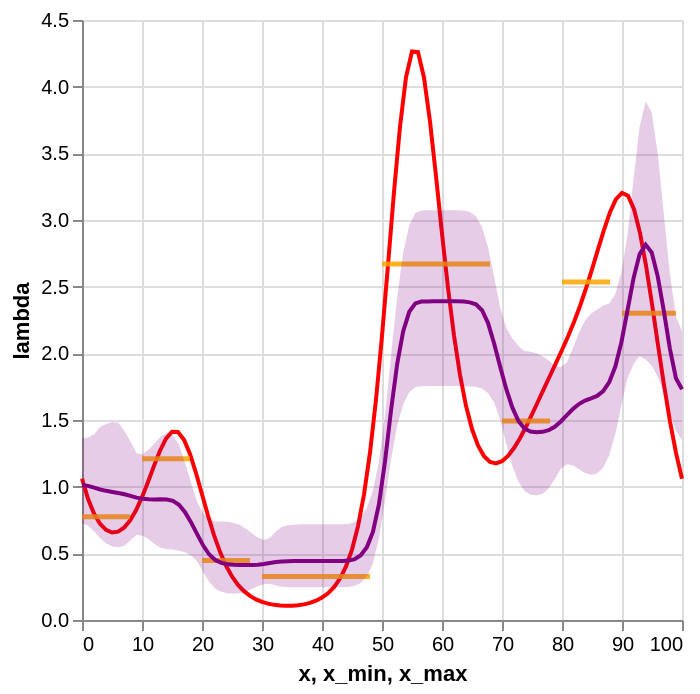

The notebook cell this image was saved under:
### Code cell
source_exp2 = summarize_posterior_lam(
    mcmc_samples, np.linspace(0, 100, 100), "2. Reduced Subspace"
)
plot_posterior_band(source_exp2, df_rates, df_expanded)

### Figure 1 — Vega-Lite specification as saved in the notebook (floating-point values rounded to 4 significant figures)
{"config": {"view": {"continuousWidth": 300, "continuousHeight": 300}}, "layer": [{"data": {"name": "data-57e9ce31636ad67c36e7dccf51564a34"}, "mark": {"type": "line", "color": "red"}, "encoding": {"x": {"field": "x", "type": "quantitative"}, "y": {"field": "lambda", "title": "lambda", "type": "quantitative"}}}, {"data": {"name": "data-76d7978c27708f3dc3c547466e9c4f48"}, "mark": {"type": "rule", "color": "orange", "opacity": 0.85, "strokeWidth": 2.5}, "encoding": {"x": {"field": "x_min", "type": "quantitative"}, "x2": {"field": "x_max"}, "y": {"field": "lambda_obs", "title": "lambda", "type": "quantitative"}}}, {"data": {"name": "data-e835dbeccd0e2f405ef42c7e06b94c9f"}, "mark": {"type": "line", "color": "purple"}, "encoding": {"x": {"field": "x", "type": "quantitative"}, "y": {"field": "lam", "type": "quantitative"}}}, {"data": {"name": "data-e835dbeccd0e2f405ef42c7e06b94c9f"}, "mark": {"type": "area", "color": "purple", "opacity": 0.2}, "encoding": {"x": {"field": "x", "type": "quantitative"}, "y": {"field": "lower", "type": "quantitative"}, "y2": {"field": "upper"}}}], "$schema": "https://vega.github.io/schema/vega-lite/v6.1.0.json", "datasets": {"data-57e9ce31636ad67c36e7dccf51564a34": [{"x": 0, "lambda": 1.06}, {"x": 1, "lambda": 0.9096}, {"x": 2, "lambda": 0.7984}, {"x": 3, "lambda": 0.7218}, {"x": 4, "lambda": 0.6755}, {"x": 5, "lambda": 0.6564}, {"x": 6, "lambda": 0.6624}, {"x": 7, "lambda": 0.6925}, {"x": 8, "lambda": 0.7463}, {"x": 9, "lambda": 0.8231}, {"x": 10, "lambda": 0.9209}, {"x": 11, "lambda": 1.035}, {"x": 12, "lambda": 1.156}, {"x": 13, "lambda": 1.27}, {"x": 14, "lambda": 1.361}, {"x": 15, "lambda": 1.412}, {"x": 16, "lambda": 1.41}, {"x": 17, "lambda": 1.352}, {"x": 18, "lambda": 1.245}, {"x": 19, "lambda": 1.102}, {"x": 20, "lambda": 0.9426}, {"x": 21, "lambda": 0.7833}, {"x": 22, "lambda": 0.6371}, {"x": 23, "lambda": 0.5112}, {"x": 24, "lambda": 0.408}, {"x": 25, "lambda": 0.3263}, {"x": 26, "lambda": 0.2635}, {"x": 27, "lambda": 0.216}, {"x": 28, "lambda": 0.1807}, {"x": 29, "lambda": 0.1547}, {"x": 30, "lambda": 0.1359}, {"x": 31, "lambda": 0.1226}, {"x": 32, "lambda": 0.1136}, {"x": 33, "lambda": 0.1083}, {"x": 34, "lambda": 0.106}, {"x": 35, "lambda": 0.1067}, {"x": 36, "lambda": 0.1103}, {"x": 37, "lambda": 0.1173}, {"x": 38, "lambda": 0.1283}, {"x": 39, "lambda": 0.1446}, {"x": 40, "lambda": 0.1677}, {"x": 41, "lambda": 0.2003}, {"x": 42, "lambda": 0.2462}, {"x": 43, "lambda": 0.3108}, {"x": 44, "lambda": 0.4014}, {"x": 45, "lambda": 0.5281}, {"x": 46, "lambda": 0.7033}, {"x": 47, "lambda": 0.9412}, {"x": 48, "lambda": 1.255}, {"x": 49, "lambda": 1.653}, {"x": 50, "lambda": 2.13}, {"x": 51, "lambda": 2.664}, {"x": 52, "lambda": 3.209}, {"x": 53, "lambda": 3.7}, {"x": 54, "lambda": 4.07}, {"x": 55, "lambda": 4.264}, {"x": 56, "lambda": 4.259}, {"x": 57, "lambda": 4.068}, {"x": 58, "lambda": 3.738}, {"x": 59, "lambda": 3.329}, {"x": 60, "lambda": 2.898}, {"x": 61, "lambda": 2.491}, {"x": 62, "lambda": 2.134}, {"x": 63, "lambda": 1.839}, {"x": 64, "lambda": 1.606}, {"x": 65, "lambda": 1.432}, {"x": 66, "lambda": 1.309}, {"x": 67, "lambda": 1.229}, {"x": 68, "lambda": 1.186}, {"x": 69, "lambda": 1.175}, {"x": 70, "lambda": 1.191}, {"x": 71, "lambda": 1.231}, {"x": 72, "lambda": 1.289}, {"x": 73, "lambda": 1.364}, {"x": 74, "lambda": 1.449}, {"x": 75, "lambda": 1.542}, {"x": 76, "lambda": 1.639}, {"x": 77, "lambda": 1.736}, {"x": 78, "lambda": 1.832}, {"x": 79, "lambda": 1.928}, {"x": 80, "lambda": 2.025}, {"x": 81, "lambda": 2.127}, {"x": 82, "lambda": 2.236}, {"x": 83, "lambda": 2.355}, {"x": 84, "lambda": 2.487}, {"x": 85, "lambda": 2.63}, {"x": 86, "lambda": 2.779}, {"x": 87, "lambda": 2.927}, {"x": 88, "lambda": 3.058}, {"x": 89, "lambda": 3.157}, {"x": 90, "lambda": 3.204}, {"x": 91, "lambda": 3.182}, {"x": 92, "lambda": 3.081}, {"x": 93, "lambda": 2.903}, {"x": 94, "lambda": 2.659}, {"x": 95, "lambda": 2.37}, {"x": 96, "lambda": 2.063}, {"x": 97, "lambda": 1.763}, {"x": 98, "lambda": 1.489}, {"x": 99, "lambda": 1.253}, {"x": 100, "lambda": 1.06}], "data-76d7978c27708f3dc3c547466e9c4f48": [{"obs_interval": "[0,9)", "x_min": 0, "x_max": 8, "lambda_obs": 0.7738}, {"obs_interval": "[10,19)", "x_min": 10, "x_max": 18, "lambda_obs": 1.209}, {"obs_interval": "[20,29)", "x_min": 20, "x_max": 28, "lambda_obs": 0.4471}, {"obs_interval": "[30,49)", "x_min": 30, "x_max": 48, "lambda_obs": 0.3264}, {"obs_interval": "[50,69)", "x_min": 50, "x_max": 68, "lambda_obs": 2.67}, {"obs_interval": "[70,79)", "x_min": 70, "x_max": 78, "lambda_obs": 1.492}, {"obs_interval": "[80,89)", "x_min": 80, "x_max": 88, "lambda_obs": 2.535}, {"obs_interval": "[90,99]", "x_min": 90, "x_max": 99, "lambda_obs": 2.301}], "data-e835dbeccd0e2f405ef42c7e06b94c9f": [{"x": 0.0, "lam": 1.012, "lower": 0.7244, "upper": 1.363, "experiment": "2. Reduced Subspace"}, {"x": 1.01, "lam": 1.006, "lower": 0.7086, "upper": 1.368, "experiment": "2. Reduced Subspace"}, {"x": 2.02, "lam": 0.9923, "lower": 0.6643, "upper": 1.393, "experiment": "2. Reduced Subspace"}, {"x": 3.03, "lam": 0.9788, "lower": 0.6125, "upper": 1.449, "experiment": "2. Reduced Subspace"}, {"x": 4.04, "lam": 0.9687, "lower": 0.5737, "upper": 1.47, "experiment": "2. Reduced Subspace"}, {"x": 5.051, "lam": 0.9606, "lower": 0.5514, "upper": 1.485, "experiment": "2. Reduced Subspace"}, {"x": 6.061, "lam": 0.9527, "lower": 0.5457, "upper": 1.479, "experiment": "2. Reduced Subspace"}, {"x": 7.071, "lam": 0.9433, "lower": 0.5563, "upper": 1.416, "experiment": "2. Reduced Subspace"}, {"x": 8.081, "lam": 0.9312, "lower": 0.5978, "upper": 1.341, "experiment": "2. Reduced Subspace"}, {"x": 9.091, "lam": 0.9181, "lower": 0.6388, "upper": 1.25, "experiment": "2. Reduced Subspace"}, {"x": 10.1, "lam": 0.9087, "lower": 0.6326, "upper": 1.243, "experiment": "2. Reduced Subspace"}, {"x": 11.11, "lam": 0.905, "lower": 0.6049, "upper": 1.278, "experiment": "2. Reduced Subspace"}, {"x": 12.12, "lam": 0.9047, "lower": 0.5689, "upper": 1.326, "experiment": "2. Reduced Subspace"}, {"x": 13.13, "lam": 0.905, "lower": 0.5421, "upper": 1.376, "experiment": "2. Reduced Subspace"}, {"x": 14.14, "lam": 0.9038, "lower": 0.533, "upper": 1.403, "experiment": "2. Reduced Subspace"}, {"x": 15.15, "lam": 0.8936, "lower": 0.527, "upper": 1.384, "experiment": "2. Reduced Subspace"}, {"x": 16.16, "lam": 0.8638, "lower": 0.5201, "upper": 1.314, "experiment": "2. Reduced Subspace"}, {"x": 17.17, "lam": 0.808, "lower": 0.5072, "upper": 1.179, "experiment": "2. Reduced Subspace"}, {"x": 18.18, "lam": 0.7316, "lower": 0.4843, "upper": 1.029, "experiment": "2. Reduced Subspace"}, {"x": 19.19, "lam": 0.6437, "lower": 0.4401, "upper": 0.8844, "experiment": "2. Reduced Subspace"}, {"x": 20.2, "lam": 0.5581, "lower": 0.3609, "upper": 0.7979, "experiment": "2. Reduced Subspace"}, {"x": 21.21, "lam": 0.4911, "lower": 0.2863, "upper": 0.7598, "experiment": "2. Reduced Subspace"}, {"x": 22.22, "lam": 0.4495, "lower": 0.2342, "upper": 0.7375, "experiment": "2. Reduced Subspace"}, {"x": 23.23, "lam": 0.4283, "lower": 0.2123, "upper": 0.738, "experiment": "2. Reduced Subspace"}, {"x": 24.24, "lam": 0.4185, "lower": 0.2003, "upper": 0.7364, "experiment": "2. Reduced Subspace"}, {"x": 25.25, "lam": 0.4141, "lower": 0.1965, "upper": 0.7279, "experiment": "2. Reduced Subspace"}, {"x": 26.26, "lam": 0.4125, "lower": 0.2003, "upper": 0.7139, "experiment": "2. Reduced Subspace"}, {"x": 27.27, "lam": 0.4121, "lower": 0.2126, "upper": 0.6868, "experiment": "2. Reduced Subspace"}, {"x": 28.28, "lam": 0.4127, "lower": 0.2325, "upper": 0.6497, "experiment": "2. Reduced Subspace"}, {"x": 29.29, "lam": 0.4152, "lower": 0.2528, "upper": 0.6195, "experiment": "2. Reduced Subspace"}, {"x": 30.3, "lam": 0.4202, "lower": 0.2684, "upper": 0.6005, "experiment": "2. Reduced Subspace"}, {"x": 31.31, "lam": 0.4271, "lower": 0.2713, "upper": 0.617, "experiment": "2. Reduced Subspace"}, {"x": 32.32, "lam": 0.4342, "lower": 0.2586, "upper": 0.6638, "experiment": "2. Reduced Subspace"}, {"x": 33.33, "lam": 0.4391, "lower": 0.25, "upper": 0.6996, "experiment": "2. Reduced Subspace"}, {"x": 34.34, "lam": 0.4415, "lower": 0.2462, "upper": 0.7108, "experiment": "2. Reduced Subspace"}, {"x": 35.35, "lam": 0.4424, "lower": 0.246, "upper": 0.7153, "experiment": "2. Reduced Subspace"}, {"x": 36.36, "lam": 0.4427, "lower": 0.2456, "upper": 0.718, "experiment": "2. Reduced Subspace"}, {"x": 37.37, "lam": 0.4428, "lower": 0.2454, "upper": 0.7187, "experiment": "2. Reduced Subspace"}, {"x": 38.38, "lam": 0.4428, "lower": 0.2454, "upper": 0.7187, "experiment": "2. Reduced Subspace"}, {"x": 39.39, "lam": 0.4428, "lower": 0.2454, "upper": 0.7187, "experiment": "2. Reduced Subspace"}, {"x": 40.4, "lam": 0.4427, "lower": 0.2454, "upper": 0.7187, "experiment": "2. Reduced Subspace"}, {"x": 41.41, "lam": 0.4427, "lower": 0.2454, "upper": 0.7187, "experiment": "2. Reduced Subspace"}, {"x": 42.42, "lam": 0.4428, "lower": 0.2454, "upper": 0.7188, "experiment": "2. Reduced Subspace"}, {"x": 43.43, "lam": 0.4431, "lower": 0.2456, "upper": 0.719, "experiment": "2. Reduced Subspace"}, {"x": 44.44, "lam": 0.4455, "lower": 0.2474, "upper": 0.7219, "experiment": "2. Reduced Subspace"}, {"x": 45.45, "lam": 0.4569, "lower": 0.256, "upper": 0.7352, "experiment": "2. Reduced Subspace"}, {"x": 46.46, "lam": 0.486, "lower": 0.2766, "upper": 0.77, "experiment": "2. Reduced Subspace"}, {"x": 47.47, "lam": 0.5458, "lower": 0.3261, "upper": 0.8411, "experiment": "2. Reduced Subspace"}, {"x": 48.48, "lam": 0.6598, "lower": 0.4222, "upper": 0.9694, "experiment": "2. Reduced Subspace"}, {"x": 49.49, "lam": 0.869, "lower": 0.6142, "upper": 1.188, "experiment": "2. Reduced Subspace"}, {"x": 50.51, "lam": 1.19, "lower": 0.897, "upper": 1.536, "experiment": "2. Reduced Subspace"}, {"x": 51.52, "lam": 1.576, "lower": 1.206, "upper": 1.984, "experiment": "2. Reduced Subspace"}, {"x": 52.53, "lam": 1.918, "lower": 1.457, "upper": 2.421, "experiment": "2. Reduced Subspace"}, {"x": 53.54, "lam": 2.166, "lower": 1.619, "upper": 2.758, "experiment": "2. Reduced Subspace"}, {"x": 54.55, "lam": 2.312, "lower": 1.71, "upper": 2.961, "experiment": "2. Reduced Subspace"}, {"x": 55.56, "lam": 2.374, "lower": 1.746, "upper": 3.052, "experiment": "2. Reduced Subspace"}, {"x": 56.57, "lam": 2.388, "lower": 1.754, "upper": 3.071, "experiment": "2. Reduced Subspace"}, {"x": 57.58, "lam": 2.39, "lower": 1.754, "upper": 3.073, "experiment": "2. Reduced Subspace"}, {"x": 58.59, "lam": 2.39, "lower": 1.755, "upper": 3.073, "experiment": "2. Reduced Subspace"}, {"x": 59.6, "lam": 2.39, "lower": 1.755, "upper": 3.073, "experiment": "2. Reduced Subspace"}, {"x": 60.61, "lam": 2.39, "lower": 1.754, "upper": 3.073, "experiment": "2. Reduced Subspace"}, {"x": 61.62, "lam": 2.39, "lower": 1.754, "upper": 3.073, "experiment": "2. Reduced Subspace"}, {"x": 62.63, "lam": 2.39, "lower": 1.754, "upper": 3.073, "experiment": "2. Reduced Subspace"}, {"x": 63.64, "lam": 2.388, "lower": 1.754, "upper": 3.07, "experiment": "2. Reduced Subspace"}, {"x": 64.65, "lam": 2.382, "lower": 1.752, "upper": 3.059, "experiment": "2. Reduced Subspace"}, {"x": 65.66, "lam": 2.367, "lower": 1.749, "upper": 3.029, "experiment": "2. Reduced Subspace"}, {"x": 66.67, "lam": 2.323, "lower": 1.736, "upper": 2.949, "experiment": "2. Reduced Subspace"}, {"x": 67.68, "lam": 2.227, "lower": 1.701, "upper": 2.793, "experiment": "2. Reduced Subspace"}, {"x": 68.69, "lam": 2.074, "lower": 1.631, "upper": 2.573, "experiment": "2. Reduced Subspace"}, {"x": 69.7, "lam": 1.899, "lower": 1.501, "upper": 2.346, "experiment": "2. Reduced Subspace"}, {"x": 70.71, "lam": 1.733, "lower": 1.324, "upper": 2.19, "experiment": "2. Reduced Subspace"}, {"x": 71.72, "lam": 1.594, "lower": 1.156, "upper": 2.112, "experiment": "2. Reduced Subspace"}, {"x": 72.73, "lam": 1.494, "lower": 1.038, "upper": 2.055, "experiment": "2. Reduced Subspace"}, {"x": 73.74, "lam": 1.437, "lower": 0.9678, "upper": 2.018, "experiment": "2. Reduced Subspace"}, {"x": 74.75, "lam": 1.413, "lower": 0.9396, "upper": 2.012, "experiment": "2. Reduced Subspace"}, {"x": 75.76, "lam": 1.408, "lower": 0.935, "upper": 2.0, "experiment": "2. Reduced Subspace"}, {"x": 76.77, "lam": 1.411, "lower": 0.9478, "upper": 1.978, "experiment": "2. Reduced Subspace"}, {"x": 77.78, "lam": 1.424, "lower": 0.9862, "upper": 1.945, "experiment": "2. Reduced Subspace"}, {"x": 78.79, "lam": 1.449, "lower": 1.056, "upper": 1.907, "experiment": "2. Reduced Subspace"}, {"x": 79.8, "lam": 1.489, "lower": 1.135, "upper": 1.898, "experiment": "2. Reduced Subspace"}, {"x": 80.81, "lam": 1.536, "lower": 1.167, "upper": 1.931, "experiment": "2. Reduced Subspace"}, {"x": 81.82, "lam": 1.582, "lower": 1.16, "upper": 2.038, "experiment": "2. Reduced Subspace"}, {"x": 82.83, "lam": 1.62, "lower": 1.13, "upper": 2.154, "experiment": "2. Reduced Subspace"}, {"x": 83.84, "lam": 1.646, "lower": 1.102, "upper": 2.247, "experiment": "2. Reduced Subspace"}, {"x": 84.85, "lam": 1.662, "lower": 1.089, "upper": 2.299, "experiment": "2. Reduced Subspace"}, {"x": 85.86, "lam": 1.681, "lower": 1.098, "upper": 2.329, "experiment": "2. Reduced Subspace"}, {"x": 86.87, "lam": 1.717, "lower": 1.143, "upper": 2.359, "experiment": "2. Reduced Subspace"}, {"x": 87.88, "lam": 1.785, "lower": 1.235, "upper": 2.374, "experiment": "2. Reduced Subspace"}, {"x": 88.89, "lam": 1.901, "lower": 1.393, "upper": 2.444, "experiment": "2. Reduced Subspace"}, {"x": 89.9, "lam": 2.083, "lower": 1.613, "upper": 2.608, "experiment": "2. Reduced Subspace"}, {"x": 90.91, "lam": 2.32, "lower": 1.812, "upper": 2.879, "experiment": "2. Reduced Subspace"}, {"x": 91.92, "lam": 2.563, "lower": 1.918, "upper": 3.307, "experiment": "2. Reduced Subspace"}, {"x": 92.93, "lam": 2.742, "lower": 1.978, "upper": 3.697, "experiment": "2. Reduced Subspace"}, {"x": 93.94, "lam": 2.815, "lower": 1.954, "upper": 3.888, "experiment": "2. Reduced Subspace"}, {"x": 94.95, "lam": 2.757, "lower": 1.909, "upper": 3.809, "experiment": "2. Reduced Subspace"}, {"x": 95.96, "lam": 2.576, "lower": 1.825, "upper": 3.498, "experiment": "2. Reduced Subspace"}, {"x": 96.97, "lam": 2.318, "lower": 1.708, "upper": 3.045, "experiment": "2. Reduced Subspace"}, {"x": 97.98, "lam": 2.036, "lower": 1.555, "upper": 2.597, "experiment": "2. Reduced Subspace"}, {"x": 98.99, "lam": 1.813, "lower": 1.417, "upper": 2.277, "experiment": "2. Reduced Subspace"}, {"x": 100.0, "lam": 1.731, "lower": 1.352, "upper": 2.167, "experiment": "2. Reduced Subspace"}]}}
